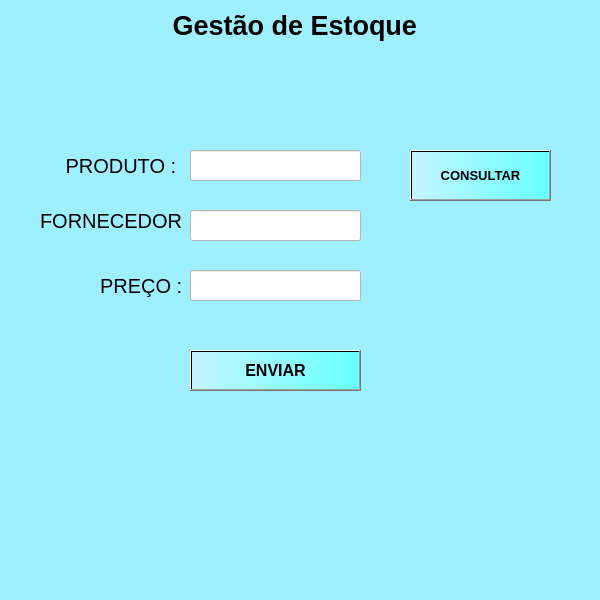
<?xml version="1.0" encoding="UTF-8"?>
<ui version="4.0">
 <class>MainWindow</class>
 <widget class="QMainWindow" name="MainWindow">
  <property name="enabled">
   <bool>true</bool>
  </property>
  <property name="geometry">
   <rect>
    <x>0</x>
    <y>0</y>
    <width>600</width>
    <height>600</height>
   </rect>
  </property>
  <property name="windowTitle">
   <string>MainWindow</string>
  </property>
  <property name="styleSheet">
   <string notr="true">background-color: rgb(158, 239, 255);</string>
  </property>
  <widget class="QWidget" name="centralwidget">
   <widget class="QLabel" name="label">
    <property name="geometry">
     <rect>
      <x>150</x>
      <y>-10</y>
      <width>301</width>
      <height>71</height>
     </rect>
    </property>
    <property name="font">
     <font>
      <family>Arial</family>
      <pointsize>20</pointsize>
      <weight>75</weight>
      <bold>true</bold>
     </font>
    </property>
    <property name="text">
     <string>   Gestão de Estoque</string>
    </property>
   </widget>
   <widget class="QLabel" name="label_2">
    <property name="geometry">
     <rect>
      <x>60</x>
      <y>150</y>
      <width>121</width>
      <height>31</height>
     </rect>
    </property>
    <property name="font">
     <font>
      <pointsize>15</pointsize>
     </font>
    </property>
    <property name="text">
     <string> PRODUTO :</string>
    </property>
   </widget>
   <widget class="QLabel" name="label_3">
    <property name="geometry">
     <rect>
      <x>40</x>
      <y>210</y>
      <width>141</width>
      <height>21</height>
     </rect>
    </property>
    <property name="font">
     <font>
      <pointsize>15</pointsize>
     </font>
    </property>
    <property name="text">
     <string>FORNECEDOR :</string>
    </property>
   </widget>
   <widget class="QLabel" name="label_4">
    <property name="geometry">
     <rect>
      <x>100</x>
      <y>270</y>
      <width>81</width>
      <height>31</height>
     </rect>
    </property>
    <property name="font">
     <font>
      <pointsize>15</pointsize>
     </font>
    </property>
    <property name="text">
     <string>PREÇO :</string>
    </property>
   </widget>
   <widget class="QLineEdit" name="lineEdit">
    <property name="geometry">
     <rect>
      <x>190</x>
      <y>150</y>
      <width>171</width>
      <height>31</height>
     </rect>
    </property>
    <property name="styleSheet">
     <string notr="true">background-color: rgb(254, 254, 254);</string>
    </property>
   </widget>
   <widget class="QLineEdit" name="lineEdit_2">
    <property name="geometry">
     <rect>
      <x>190</x>
      <y>210</y>
      <width>171</width>
      <height>31</height>
     </rect>
    </property>
    <property name="styleSheet">
     <string notr="true">background-color: rgb(254, 254, 254);</string>
    </property>
   </widget>
   <widget class="QLineEdit" name="lineEdit_3">
    <property name="geometry">
     <rect>
      <x>190</x>
      <y>270</y>
      <width>171</width>
      <height>31</height>
     </rect>
    </property>
    <property name="styleSheet">
     <string notr="true">background-color: rgb(254, 254, 254);</string>
    </property>
   </widget>
   <widget class="QPushButton" name="pushButton">
    <property name="geometry">
     <rect>
      <x>190</x>
      <y>350</y>
      <width>171</width>
      <height>41</height>
     </rect>
    </property>
    <property name="font">
     <font>
      <pointsize>12</pointsize>
      <weight>75</weight>
      <bold>true</bold>
     </font>
    </property>
    <property name="styleSheet">
     <string notr="true">background-color: qlineargradient(spread:pad, x1:0, y1:0, x2:1, y2:0, stop:0 rgba(255, 255, 255, 100), stop:1 rgba(102, 255, 255, 255));
</string>
    </property>
    <property name="text">
     <string>ENVIAR</string>
    </property>
   </widget>
   <widget class="QPushButton" name="pushButton_2">
    <property name="geometry">
     <rect>
      <x>410</x>
      <y>150</y>
      <width>141</width>
      <height>51</height>
     </rect>
    </property>
    <property name="font">
     <font>
      <pointsize>10</pointsize>
      <weight>75</weight>
      <bold>true</bold>
     </font>
    </property>
    <property name="styleSheet">
     <string notr="true">background-color: qlineargradient(spread:pad, x1:0, y1:0, x2:1, y2:0, stop:0 rgba(255, 255, 255, 100), stop:1 rgba(102, 255, 255, 255));
</string>
    </property>
    <property name="text">
     <string>CONSULTAR</string>
    </property>
   </widget>
  </widget>
  <widget class="QMenuBar" name="menubar">
   <property name="geometry">
    <rect>
     <x>0</x>
     <y>0</y>
     <width>600</width>
     <height>21</height>
    </rect>
   </property>
  </widget>
  <widget class="QStatusBar" name="statusbar"/>
 </widget>
 <resources/>
 <connections/>
</ui>
